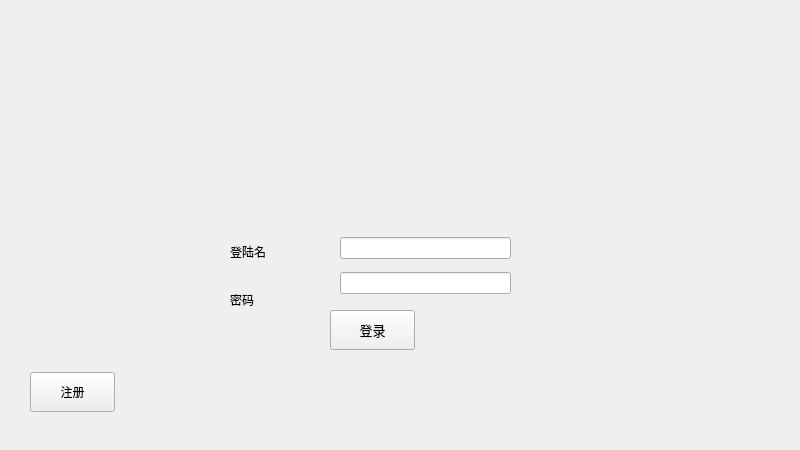
<?xml version="1.0" encoding="UTF-8"?>
<ui version="4.0">
 <class>login</class>
 <widget class="QWidget" name="login">
  <property name="geometry">
   <rect>
    <x>0</x>
    <y>0</y>
    <width>800</width>
    <height>450</height>
   </rect>
  </property>
  <property name="windowTitle">
   <string>Form</string>
  </property>
  <widget class="QPushButton" name="pushButton">
   <property name="geometry">
    <rect>
     <x>30</x>
     <y>372</y>
     <width>85</width>
     <height>40</height>
    </rect>
   </property>
   <property name="text">
    <string>注册</string>
   </property>
  </widget>
  <widget class="QPushButton" name="pushButton_2">
   <property name="geometry">
    <rect>
     <x>330</x>
     <y>310</y>
     <width>85</width>
     <height>40</height>
    </rect>
   </property>
   <property name="font">
    <font>
     <family>Adobe Devanagari</family>
     <pointsize>10</pointsize>
    </font>
   </property>
   <property name="text">
    <string>登录</string>
   </property>
  </widget>
  <widget class="QWidget" name="verticalLayoutWidget">
   <property name="geometry">
    <rect>
     <x>230</x>
     <y>230</y>
     <width>111</width>
     <height>91</height>
    </rect>
   </property>
   <layout class="QVBoxLayout" name="verticalLayout_2">
    <item>
     <widget class="QLabel" name="label_2">
      <property name="styleSheet">
       <string notr="true">font: 75 18pt &quot;Adobe Devanagari&quot;;
</string>
      </property>
      <property name="text">
       <string>登陆名</string>
      </property>
     </widget>
    </item>
    <item>
     <widget class="QLabel" name="label">
      <property name="styleSheet">
       <string notr="true">
font: 75 18pt &quot;Adobe Devanagari&quot;;
</string>
      </property>
      <property name="text">
       <string>密码</string>
      </property>
     </widget>
    </item>
   </layout>
  </widget>
  <widget class="QWidget" name="verticalLayoutWidget_2">
   <property name="geometry">
    <rect>
     <x>340</x>
     <y>230</y>
     <width>171</width>
     <height>71</height>
    </rect>
   </property>
   <layout class="QVBoxLayout" name="verticalLayout_3">
    <item>
     <widget class="QLineEdit" name="lineEdit"/>
    </item>
    <item>
     <widget class="QLineEdit" name="lineEdit_2"/>
    </item>
   </layout>
  </widget>
  <widget class="QLabel" name="label_3">
   <property name="geometry">
    <rect>
     <x>210</x>
     <y>200</y>
     <width>321</width>
     <height>161</height>
    </rect>
   </property>
   <property name="text">
    <string/>
   </property>
  </widget>
  <widget class="QLabel" name="label_4">
   <property name="geometry">
    <rect>
     <x>240</x>
     <y>390</y>
     <width>281</width>
     <height>41</height>
    </rect>
   </property>
   <property name="text">
    <string/>
   </property>
  </widget>
  <zorder>label_3</zorder>
  <zorder>pushButton</zorder>
  <zorder>pushButton_2</zorder>
  <zorder>verticalLayoutWidget</zorder>
  <zorder>verticalLayoutWidget_2</zorder>
  <zorder>label_4</zorder>
 </widget>
 <resources/>
 <connections/>
</ui>
